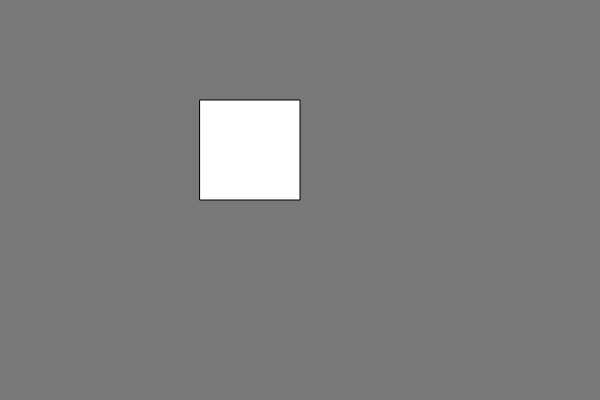
Frame 1 (no input)
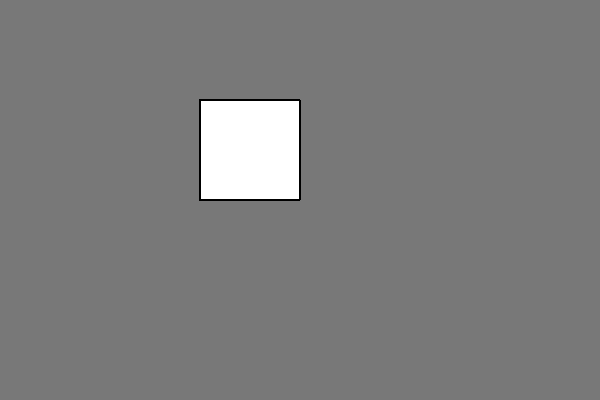
Frame 60 (no input)
Frame 120 (the mouse pressed at the canvas centre since frame 60): identical to frame 60, image omitted

The p5.js sketch that drew these frames (run headless with seeded random() and noise() and a simulated clock; from frame 60 on, the mouse is pressed at the canvas centre):

// p5.js sketch
// ── sketch.js
function setup() {
  // put setup code here
  createCanvas( 600 , 400 );
  background( 120 )
}

function draw() {
  // put drawing code here
  rect( 200 , 100 , 100 , 100 );
  noFill();
}
